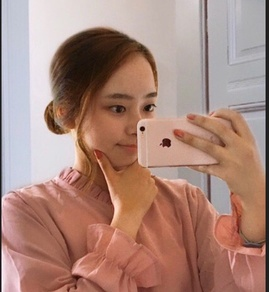
#> input picture image/K.jpg, 269 x 292 px, shrunk from 555 x 602 before the run, found by its file name
$ jupyter execute face_recognition_2nd.ipynb   (older library calls are emulated)
#> lines starting #> are read from the running program, lines starting #| are printed output that depends on the picture
[cell 1]
import os
import numpy as np
import cv2
from keras.models import load_model
from keras.preprocessing.image import img_to_array
from sklearn.preprocessing import Normalizer
from tkinter import filedialog
from tkinter import Tk

[cell 2]
from os import listdir
from PIL import Image
from numpy import asarray
from matplotlib import pyplot as plt
from mtcnn.mtcnn import MTCNN

[cell 3]
import numpy as np, cv2

BGR_img = cv2.imread(r"C:\Users\admin\Desktop\face_recognition_project\image\K.jpg", cv2.IMREAD_COLOR) # 컬러 영상 읽기
#> BGR_img is the input picture: shape (292, 269, 3); mean B, G, R 123.3, 134.6, 170.3
if BGR_img is None: raise Exception("영상 파일 읽기 오류")

white = np.array([255, 255, 255], np.uint8)
CMY_img = white - BGR_img
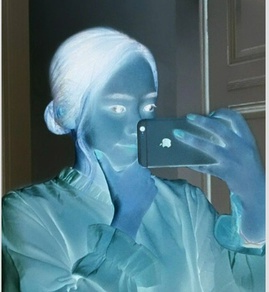
#> CMY_img: shape (292, 269, 3); mean B, G, R 131.7, 120.4, 84.7
Cyan, Magenta, Yellow = cv2.split(CMY_img) # 채널 분리
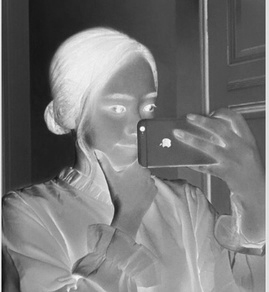
#> Magenta: shape (292, 269); min 6, max 251, mean 120.4
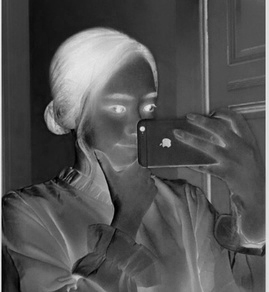
#> Yellow: shape (292, 269); min 0, max 241, mean 84.7

titles = ['BGR_img','CMY_img','Cyan','Magenta','Yellow']
[cv2.imshow(t, eval(t)) for t in titles]
cv2.waitKey(0)

[cell 4]
import numpy as np, cv2

image = cv2.imread(r"C:\Users\admin\Desktop\face_recognition_project\image\K.jpg", cv2.IMREAD_COLOR)
if image is None: raise Exception("영상파일 읽기 오류")

data1 = [	[0,		1,		0],  												# 4 방향 필터
			[1, 	-4,		1],
			[0, 	1,		0]]
data2 = [	[-1,	-1,		-1],													# 8 방향 필터
			[-1, 	8, 	    -1],
			[-1, 	-1, 	-1]]
mask4 = np.array(data1, np.int16)   # 음수가 있으므로 자료형이 int8인 행렬 선언
mask8 = np.array(data2, np.int16)
# OpenCV 함수 cv2.filter2D() 통한 라플라시안 수행
dst1 = cv2.filter2D(image, cv2.CV_16S, mask4)
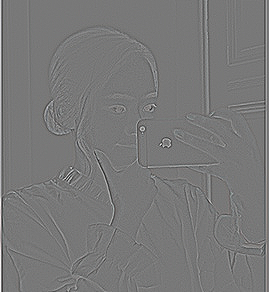
#> dst1: shape (292, 269, 3) int16; mean B, G, R 0.3, 0.3, 0.3; drawn with min black and max white
dst2 = cv2.filter2D(image, cv2.CV_16S, mask8)
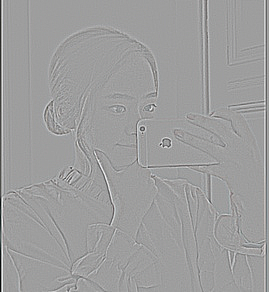
#> dst2: shape (292, 269, 3) int16; mean B, G, R -1, -1, -1; drawn with min black and max white
dst3 = cv2.Laplacian(image, cv2.CV_16S, 1)      # OpenCV 라플라시안 수행 함수

cv2.imshow("image", image)
cv2.imshow("filter2D 4-direction", cv2.convertScaleAbs(dst1))
cv2.imshow("filter2D 8-direction", cv2.convertScaleAbs(dst2))
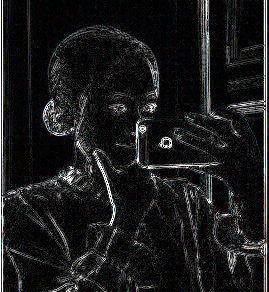
#> window 'filter2D 8-direction': shape (292, 269, 3); mean B, G, R 28.8, 28.2, 28.4
cv2.imshow("Laplacian_OpenCV", cv2.convertScaleAbs(dst3))
cv2.waitKey(0)

[cell 5]
import numpy as np, cv2
def getGaussianMask(ksize, sigmaX, sigmaY):
    sigma = 0.3 * ((np.array(ksize) - 1.0) * 0.5 - 1.0) + 0.8  # 표준 편차
    if sigmaX <= 0: sigmaX = sigma[0]
    if sigmaY <= 0: sigmaY = sigma[1]

    u = np.array(ksize)//2
    x = np.arange(-u[0], u[0]+1, 1)
    y = np.arange(-u[1], u[1]+1, 1)
    x, y = np.meshgrid(x, y)

    ratio = 1 / (sigmaX*sigmaY * 2 * np.pi)
    v1 = x ** 2 / (2 * sigmaX ** 2)
    v2 = y ** 2 / (2 * sigmaY ** 2 )
    mask = ratio * np.exp(-(v1+v2))
    return mask / np.sum(mask)

image = cv2.imread(r"C:\Users\admin\Desktop\face_recognition_project\image\K.jpg", cv2.IMREAD_COLOR)
if image is None: raise Exception("영상파일 읽기 오류")

ksize = (5, 17)                                        # 크기는 가로x세로로 표현
gaussian_2d = getGaussianMask(ksize, 0, 0)
gaussian_1dX = cv2.getGaussianKernel(ksize[0], 0, cv2.CV_32F)   # 가로 방향 마스크
gaussian_1dY = cv2.getGaussianKernel(ksize[1], 0, cv2.CV_32F)   # 세로 방향 마스크
gauss_img1 = cv2.filter2D(image, -1, gaussian_2d)     # 사용자 생성 마스크 적용
gauss_img2 = cv2.GaussianBlur(image, (0,0), 10.7, 1.3)
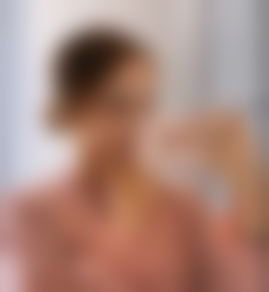
#> gauss_img2: shape (292, 269, 3); mean B, G, R 123.8, 135.1, 170.8
gauss_img3 = cv2.sepFilter2D(image, -1, gaussian_1dX, gaussian_1dY)
titles = ['image','gauss_img1','gauss_img2','gauss_img3']
[cv2.imshow(t, eval(t)) for t in titles]
cv2.waitKey(0)

[cell 6]
import cv2

def onTrackbar(th):																	# 트랙바 콜백 함수
	edge = cv2.GaussianBlur(gray, (5, 5), 0)         	# 가우시안 블러링
	edge = cv2.Canny(edge, th, th*2, 5)						# 캐니 에지 검출

	color_edge = cv2.copyTo(image, mask=edge)
	dst = cv2.hconcat([image, color_edge])
	cv2.imshow("color edge", dst)

image = cv2.imread(r"C:\Users\admin\Desktop\face_recognition_project\image\K.jpg", cv2.IMREAD_COLOR)
if image is None: raise Exception("영상파일 읽기 오류")

th = 50
gray = cv2.cvtColor(image, cv2.COLOR_BGR2GRAY)    	# 명암도 영상 변환
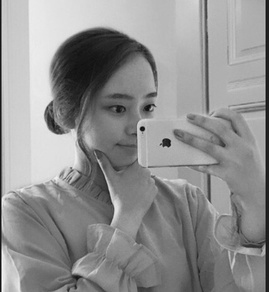
#> gray: shape (292, 269); min 12, max 251, mean 144
dst = cv2.hconcat([image, image])
cv2.imshow("color edge", dst)
cv2.createTrackbar("Canny th", "color edge", th, 150, onTrackbar)	# 콜백 함수 등록
onTrackbar(th)																					# 콜백 함수 첫 실행
#> in onTrackbar, `edge = cv2.Canny(edge, th, th*2, 5)`:
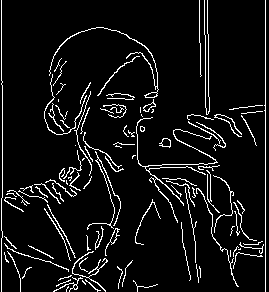
#> edge: shape (292, 269); 7.2% white in thin lines or dots
#> in onTrackbar, `dst = cv2.hconcat([image, color_edge])`:
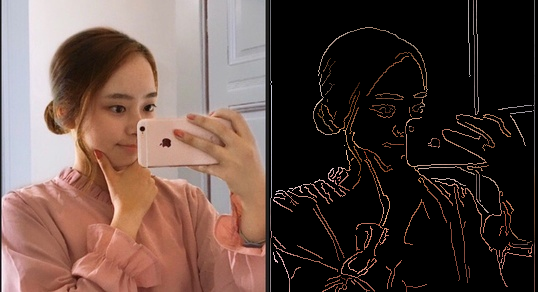
#> dst: shape (292, 538, 3); mean B, G, R 65.2, 71.4, 90.8
cv2.waitKey(0)

$ run again, with image/P1.jpg copied over image/K.jpg
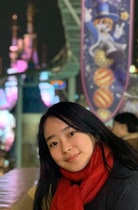
#> input picture image/P1.jpg, 138 x 210 px, shrunk from 285 x 433 before the run, found by its file name
#> BGR_img is the input picture: shape (210, 138, 3); mean B, G, R 78.6, 81.9, 98
#> in onTrackbar, `edge = cv2.Canny(edge, th, th*2, 5)`:
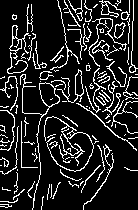
#> edge: shape (210, 138); 14.4% white in thin lines or dots
#> in onTrackbar, `dst = cv2.hconcat([image, color_edge])`:
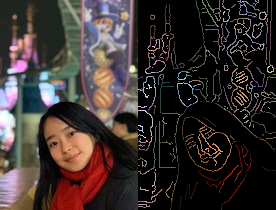
#> dst: shape (210, 276, 3); mean B, G, R 46.3, 48.2, 57.7
